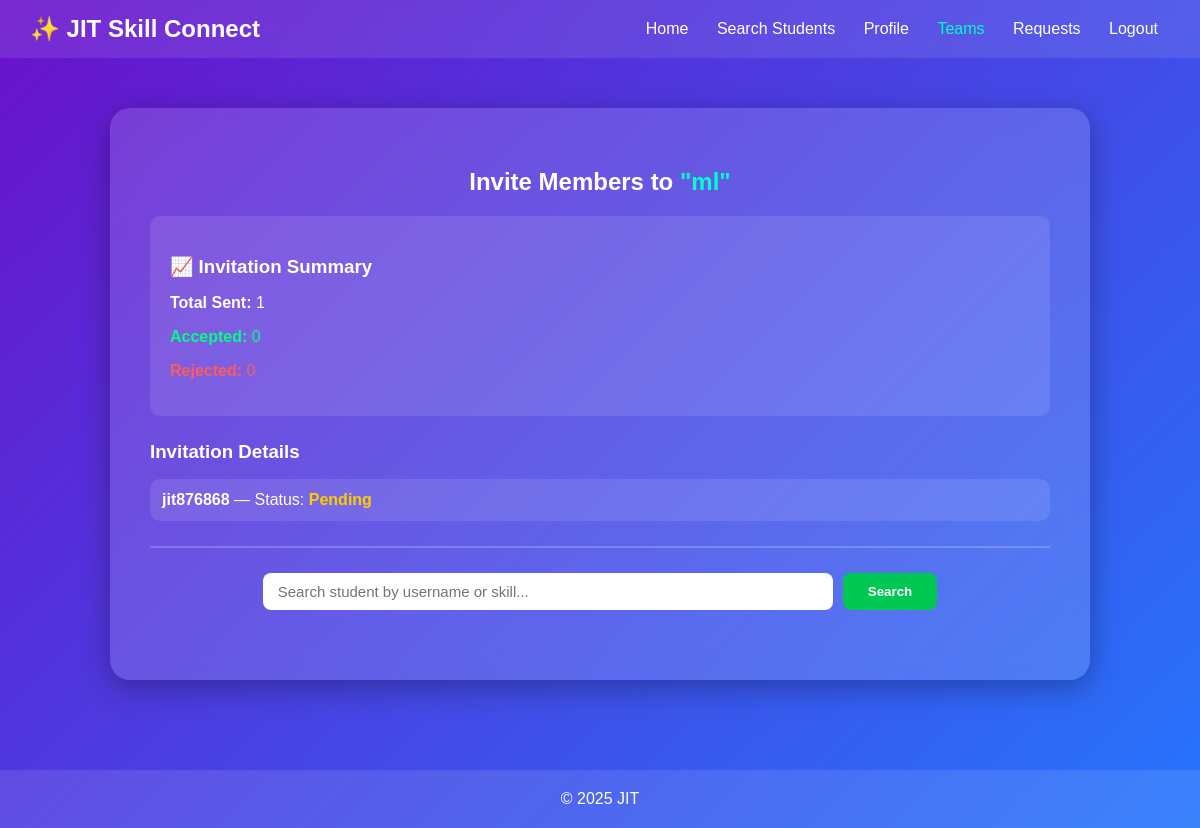
/team/10/add-member/ (signed in), run on the app's committed database.
### jit/models.py (models this page shows, shortened)
class Team(models.Model):
    name = models.CharField(max_length=100, unique=True)
    description = models.TextField(blank=True, null=True)
    creator = models.ForeignKey(User, on_delete=models.CASCADE, related_name='created_teams')
    members = models.ManyToManyField(User, related_name='teams')
    created_at = models.DateTimeField(auto_now_add=True)

class TeamInvitation(models.Model):
    STATUS_CHOICES = [
        ('pending', 'Pending'),
        ('accepted', 'Accepted'),
        ('rejected', 'Rejected'),
    ]
    team = models.ForeignKey('Team', on_delete=models.CASCADE, related_name='invitations')
    sender = models.ForeignKey(User, on_delete=models.CASCADE, related_name='sent_invitations')
    receiver = models.ForeignKey(User, on_delete=models.CASCADE, related_name='received_invitations')
    status = models.CharField(max_length=10, choices=STATUS_CHOICES, default='pending')
    reason = models.TextField(blank=True, null=True)
    created_at = models.DateTimeField(auto_now_add=True)

### jit/views.py (the view, shortened to what this page needs)
# urls.py: path('team/<int:team_id>/add-member/', views.add_member_to_team, name='add_member'),
@login_required
def add_member_to_team(request, team_id):
    team = get_object_or_404(Team, id=team_id)
    if request.user != team.creator:
        messages.error(request, "Only the team creator can add members.")
        return redirect('my_teams')
    students = None
    query = request.GET.get('q', '')
    if query:
        students = StudentProfile.objects.filter(
            Q(user__username__icontains=query) |
            Q(skills__name__icontains=query)
        ).distinct()
    invitations = team.invitations.all().select_related('receiver')
    total_sent = invitations.count()
    accepted_count = invitations.filter(status='accepted').count()
    rejected_count = invitations.filter(status='rejected').count()
    return render(request, 'add_member.html', {
        'team': team,
        'students': students,
        'query': query,
        'invitations': invitations,
        'total_sent': total_sent,
        'accepted_count': accepted_count,
        'rejected_count': rejected_count,
    })

### jit/templates/add_member.html (shortened to what this page needs)
{% load static %}
<!DOCTYPE html>
<html lang="en">
<head>
  <link rel="stylesheet" href="{% static 'css/add_member.css' %}">
</head>
<body>
  <nav>
    <div class="logo">✨ JIT Skill Connect</div>
    <div class="nav-links">
      <a href="{% url 'dashboard' %}">Home</a>
      <a href="{% url 'search_students' %}">Search Students</a>
      <a href="{% url 'my_profile' %}">Profile</a>
      <a href="{% url 'my_teams' %}" class="active">Teams</a>
      <a href="{% url 'invitations_list' %}">Requests</a>
      <a href="{% url 'logout' %}">Logout</a>
    </div>
  </nav>
  <section class="invite-section">
    <div class="form-container">
      <h2>Invite Members to <span>"{{ team.name }}"</span></h2>
      <div class="summary-box">
        <h3>📈 Invitation Summary</h3>
        <p><strong>Total Sent:</strong> {{ total_sent }}</p>
        <p class="accepted"><strong>Accepted:</strong> {{ accepted_count }}</p>
        <p class="rejected"><strong>Rejected:</strong> {{ rejected_count }}</p>
      </div>
     {% if invitations %}
        <h3>Invitation Details</h3>
        <ul class="invite-list">
          {% for invite in invitations %}
            <li class="invite-item">
              <strong>{{ invite.receiver.username }}</strong> —
              Status:
              {% if invite.status == 'pending' %}
                <span class="status pending">Pending</span>
              {% elif invite.status == 'accepted' %}
                <span class="status accepted">Accepted ✅</span>
              {% else %}
                <span class="status rejected">Rejected ❌</span>
              {% endif %}
            </li>
          {% endfor %}
        </ul>
      {% else %}
        <p class="no-invites">No invitations sent yet.</p>
      {% endif %}
      <hr class="divider">
      <form method="GET" class="search-form">
        <input type="text" name="q" placeholder="Search student by username or skill..."
               value="{{ query }}">
        <button type="submit" class="btn">Search</button>
      </form>
    </div>
  </section>
  <footer>© 2025 JIT

### jit/static/css/add_member.css (style rules this page uses)
body { font-family: 'Poppins', sans-serif; background: linear-gradient(135deg, #6a11cb, #2575fc); color: white; margin: 0; padding: 0; min-height: 100vh; }
nav { display: flex; justify-content: space-between; align-items: center; background: rgba(255, 255, 255, 0.1); backdrop-filter: blur(10px); padding: 15px 30px; }
.logo { font-size: 1.5rem; font-weight: bold; }
.nav-links a { color: white; text-decoration: none; margin: 0 12px; transition: 0.3s; }
.nav-links a:hover, .nav-links a.active { color: #00ffcc; }
.invite-section { display: flex; justify-content: center; align-items: flex-start; padding: 50px 20px; }
.form-container { width: 90%; max-width: 900px; background: rgba(255, 255, 255, 0.15); backdrop-filter: blur(12px); border-radius: 20px; padding: 40px; box-shadow: 0 8px 30px rgba(0, 0, 0, 0.3); }
h2 { text-align: center; margin-bottom: 20px; }
h2 span { color: #00ffcc; }
h3 { margin-top: 20px; margin-bottom: 10px; }
.search-form { display: flex; justify-content: center; gap: 10px; margin-bottom: 30px; }
.search-form input { padding: 10px 15px; width: 60%; border-radius: 8px; border: none; font-size: 15px; }
.search-form .btn { background-color: #00c853; color: white; border: none; padding: 10px 25px; border-radius: 8px; font-weight: 600; cursor: pointer; transition: 0.3s; }
.summary-box { background: rgba(255, 255, 255, 0.1); padding: 20px; border-radius: 10px; margin-bottom: 25px; }
.summary-box h3 { margin-bottom: 10px; }
.accepted { color: #00ff88; }
.rejected { color: #ff5c5c; }
.invite-list { list-style: none; padding: 0; }
.invite-item { background: rgba(255, 255, 255, 0.1); padding: 12px; border-radius: 10px; margin-bottom: 10px; }
.status { font-weight: bold; }
.status.pending { color: #ffcc00; }
.divider { border: none; height: 2px; background: rgba(255, 255, 255, 0.2); margin: 25px 0; }
footer { text-align: center; padding: 20px; background: rgba(255, 255, 255, 0.1); margin-top: 40px; }

### data on the page
Team: name "ml"
TeamInvitation: receiver.username "jit876868", status "Pending"

### other printed values
{{ total_sent }} "1"
{{ accepted_count }} "0"
{{ rejected_count }} "0"
